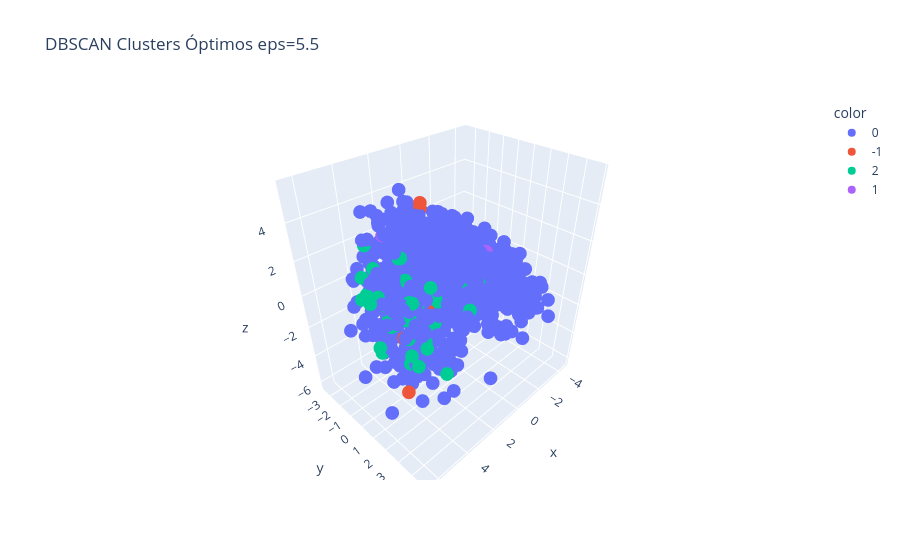

Notebook cell for this chart:
### Code cell
eps_values = np.arange(1.0, 6.0, 0.5)
dbscan_results = []

for eps in eps_values:
    dbscan_tmp = DBSCAN(eps=eps, min_samples=MIN_SAMPLES, metric='euclidean')
    labels_tmp = dbscan_tmp.fit_predict(X_pca)
    n_clusters = len(set(labels_tmp)) - (1 if -1 in labels_tmp else 0)
    n_noise = np.sum(labels_tmp == -1)
    if n_clusters > 1 and n_clusters < len(X_pca):
        silhouette = silhouette_score(X_pca, labels_tmp, metric='euclidean')
    else:
        silhouette = np.nan
    dbscan_results.append({'eps': eps, 'n_clusters': n_clusters, 'n_noise': n_noise, 'silhouette': silhouette})

dbscan_results_df = pd.DataFrame(dbscan_results)
print("Barrido EPS:")
display(dbscan_results_df)

valid = dbscan_results_df.dropna(subset=['silhouette'])
if len(valid) > 0:
    best_dbscan_idx = valid["silhouette"].idxmax()
    best_eps_clust = dbscan_results_df.loc[best_dbscan_idx, "eps"]
    print(f"Mejor EPS según silhouette para clustering: {best_eps_clust}")
    
    dbscan_final = DBSCAN(eps=best_eps_clust, min_samples=MIN_SAMPLES, metric='euclidean')
    labels_final = dbscan_final.fit_predict(X_pca)
    
    fig_dbscan = px.scatter_3d(
        x=X_pca[:, 0], y=X_pca[:, 1], z=X_pca[:, 2],
        color=labels_final.astype(str),
        title=f"DBSCAN Clusters Óptimos eps={best_eps_clust}"
    )
    fig_dbscan.show()
else:
    print("No se encontró un EPS con múltiples clusters y silhouette válido.")

### Figure 1 — Plotly figure (JSON) as saved in the notebook; plotly's stock layout.template omitted (floating-point values rounded to 4 significant figures; data arrays with more than 128 entries replaced by an {"elided": "..."} marker saying what was removed)
{"data": [{"hovertemplate": "color=0<br>x=%{x}<br>y=%{y}<br>z=%{z}<extra></extra>", "legendgroup": "0", "marker": {"color": "#636efa", "symbol": "circle"}, "mode": "markers", "name": "0", "scene": "scene", "showlegend": true, "type": "scatter3d", "x": {"elided": "1931 float values"}, "y": {"elided": "1931 float values"}, "z": {"elided": "1931 float values"}}, {"hovertemplate": "color=-1<br>x=%{x}<br>y=%{y}<br>z=%{z}<extra></extra>", "legendgroup": "-1", "marker": {"color": "#EF553B", "symbol": "circle"}, "mode": "markers", "name": "-1", "scene": "scene", "showlegend": true, "type": "scatter3d", "x": [5.386, 3.423, -1.865, 3.513, 2.944, 1.559, 2.429], "y": [2.431, 1.497, -1.727, -0.05481, 1.356, -0.6501, -2.873], "z": [-3.09, 5.598, -0.6235, -2.43, -0.2013, 4.024, -1.253]}, {"hovertemplate": "color=2<br>x=%{x}<br>y=%{y}<br>z=%{z}<extra></extra>", "legendgroup": "2", "marker": {"color": "#00cc96", "symbol": "circle"}, "mode": "markers", "name": "2", "scene": "scene", "showlegend": true, "type": "scatter3d", "x": [0.2338, 4.362, 1.542, 3.746, 3.787, 2.191, 4.761, 2.611, 3.966, 3.266, 3.935, 0.2316, 4.114, 3.334, 1.977, 2.649, 3.67, 2.955, 2.768, 2.518, 2.875, 4.005, 5.382, 1.048, 2.693, 3.914, 5.562, 4.425, 3.802, 4.449, 3.315, 1.926, 1.897, 3.876, 3.499, 4.543, 4.751, 2.532, 2.629, 3.361, 2.344, 3.368, 2.375, 3.846, 4.467, 3.653, 3.793, 2.245, 3.423, 3.089], "y": [1.137, -0.9068, 1.822, 0.9881, -0.8166, 3.256, 2.507, -0.5945, -2.611, 0.04666, -0.2756, 2.48, 1.12, -2.438, 0.8814, 1.379, 3.253, -2.877, 1.325, -2.645, 1.569, 1.386, -0.5774, 0.6315, 1.667, 0.727, 0.359, 2.761, -2.295, 0.2482, 1.88, 0.1906, 2.457, 0.6852, -0.7654, 1.782, -0.4702, -2.611, -2.723, 1.026, -2.856, -0.238, 0.1007, -2.548, -0.5961, 0.7166, 0.6791, 0.03429, -0.01297, 1.625], "z": [-1.007, -3.455, -0.4748, -0.6173, -1.605, 0.4788, -1.806, 0.473, 0.3327, 1.1, -1.433, 0.9627, -3.023, 0.6671, 0.5104, -1.095, -2.527, -2.135, 0.8553, -2.316, -0.5178, 0.8366, 0.7426, -1.5, 0.4031, -0.2248, 1.09, -0.7468, 2.275, -0.9522, -1.245, -4.239, 1.129, -0.6219, -1.994, -1.779, -2.58, -1.307, -2.091, 0.2575, -3.445, 2.241, -2.01, -0.7872, 0.3927, 0.3383, -1.881, -2.02, 2.376, 1.37]}, {"hovertemplate": "color=1<br>x=%{x}<br>y=%{y}<br>z=%{z}<extra></extra>", "legendgroup": "1", "marker": {"color": "#ab63fa", "symbol": "circle"}, "mode": "markers", "name": "1", "scene": "scene", "showlegend": true, "type": "scatter3d", "x": [-1.137, -1.106, -0.9453, 2.234, -1.155, 2.578, -1.679, -0.8053, -3.304, -1.07, -1.334, -0.9453], "y": [0.2593, 1.971, 1.367, 1.228, -1.823, -2.433, -1.657, 1.537, -1.459, 1.63, -1.86, -2.076], "z": [0.6145, 0.8236, 1.091, 0.3913, 1.039, 2.304, 1.67, 1.611, 0.3361, 1.401, 0.2614, -0.7455]}], "layout": {"legend": {"title": {"text": "color"}, "tracegroupgap": 0}, "scene": {"domain": {"x": [0, 1], "y": [0, 1]}, "xaxis": {"title": {"text": "x"}}, "yaxis": {"title": {"text": "y"}}, "zaxis": {"title": {"text": "z"}}}, "title": {"text": "DBSCAN Clusters Óptimos eps=5.5"}}}
